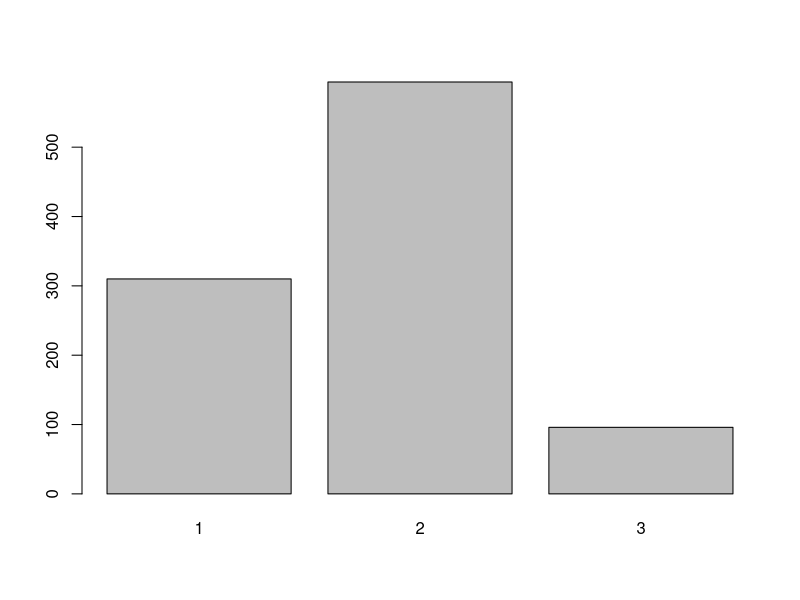

The R source for this figure:
## ---- chunk 1
hello <- function() {
  print("Hello, world!")
}

print(sample(1:3))
print(sample(1:3, size=3, replace=FALSE))  # same as previous line
print(sample(1:2, size=10, prob=c(1,3), replace=TRUE))
barplot(table(sample(1:3, size=1000, replace=TRUE, prob=c(.30,.60,.10))))

